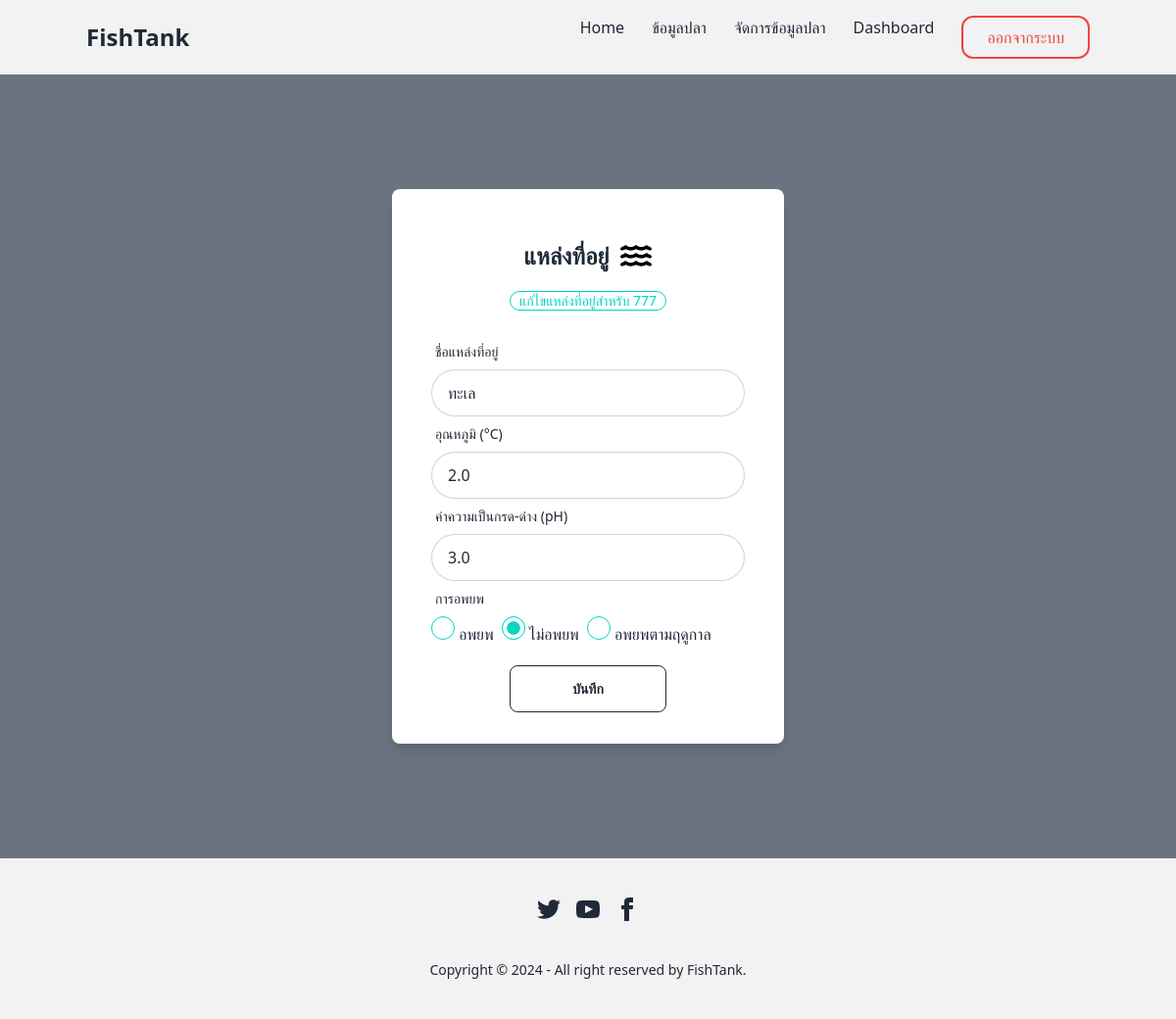
Before: /fishkeeper/edithabitat/12/ (signed in) with the older database file.
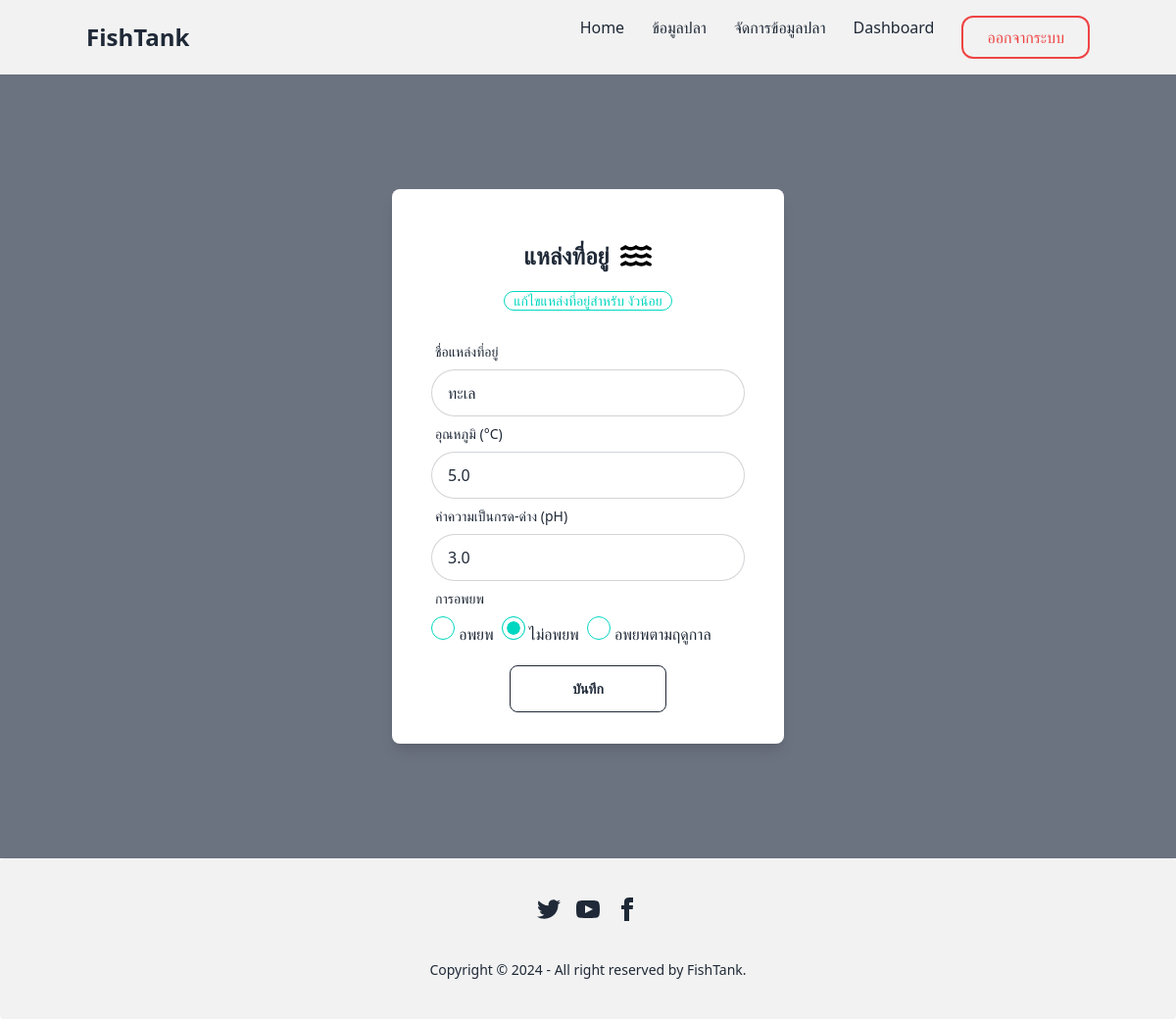
After: the same page with the newer database file.
### myapp/models.py (models this page shows, shortened)
class Fish(models.Model):
    GENDER_CHOICES = [
        ('M', 'เพศผู้'),
        ('F', 'เพศเมีย'),
        ('U', 'ไม่ทราบเพศ'),
    ]
    fish_name = models.CharField(max_length=255,verbose_name='ชื่อปลา')
    species = models.CharField(max_length=255,verbose_name='สายพันธ์ุ')
    gender = models.CharField(max_length=1, choices=GENDER_CHOICES, default='U', verbose_name='เพศ')
    birth_date = models.DateField(verbose_name='วันเกิด')
    description = models.TextField(verbose_name='รายละเอียด')
    size = models.FloatField(verbose_name='ขนาด')
    image = models.ImageField(upload_to='fishimage',verbose_name='รูปปลา')

class Habitat(models.Model):
    MIGRATION_CHOICES = [
        ('Y', 'อพยพ'),
        ('N', 'ไม่อพยพ'),
        ('S', 'อพยพตามฤดูกาล'),
    ]
    fish = models.ForeignKey(Fish, on_delete=models.CASCADE, verbose_name='ปลา')
    habitat_name = models.CharField(max_length=255, verbose_name='ชื่อแหล่งที่อยู่')
    temperature = models.FloatField(verbose_name='อุณหภูมิ')
    ph_level = models.FloatField(verbose_name='ค่าความเป็นกรด-ด่าง (pH)')
    migration = models.CharField(max_length=1, choices=MIGRATION_CHOICES, default='N', verbose_name='การอพยพ')

### myapp/views.py (the view)
# urls.py: path('fishkeeper/edithabitat/<int:habitat_id>/', edit_habitat, name='edit_habitat'),
@user_passes_test(staff_required)
def edit_habitat(request, habitat_id):
    habitat = get_object_or_404(Habitat, id=habitat_id)
    fish = habitat.fish  # เชื่อมโยงกับปลา
    if request.method == 'POST':
        habitat_form = HabitatForm(request.POST, instance=habitat)
        if habitat_form.is_valid():
            habitat_form.save()
            return redirect('fish_detail', fish_id=habitat.fish.id)
    else:
        habitat_form = HabitatForm(instance=habitat)
    context = {
        'habitat_form': habitat_form,
        'habitat': habitat,
        'fish': fish,
    }
    return render(request, 'staff/fishkeeper/edit_habitat.html', context)

### myapp/forms.py
class HabitatForm(forms.ModelForm):
    class Meta:
        model = Habitat
        fields = ['habitat_name','temperature','ph_level','migration']

### myapp/views.py (called while the page is built)
def staff_required(user):
    return user.is_staff

### myapp/templates/staff/fishkeeper/edit_habitat.html (shortened to what this page needs)
{% extends 'staff/mains/base.html' %}
{% block main %}
<div class="flex flex-col justify-center min-h-screen bg-gray-500">
    <div class="mx-auto  w-1/3 my-8">
        <div class="bg-white p-8 shadow-lg rounded-lg">
            <div class="flex justify-center mt-5 mb-5 space-x-3">
                <p class="text-2xl font-bold">แหล่งที่อยู่</p>
            </div>
            <div class="flex justify-center mb-3  ">
                <p class="badge badge-accent badge-outline">แก้ไขแหล่งที่อยู่สำหรับ {{fish.fish_name}}</p>
            </div>
            <form  method="post" enctype="multipart/form-data"  class="flex justify-center space-y-3 " >
                <label class="form-control w-full max-w-xs">
                    <div class="label">
                        <span class="label-text ">ชื่อแหล่งที่อยู่</span>
                    </div>
                    <input class="input input-bordered input-neutral w-full max-w-xs rounded-full" type="text" id="habitat_name"  name="habitat_name"  value={{habitat.habitat_name}} placeholder="กรอกชื่อแหล่งที่อยู่"  required/>
                    <div class="label">
                        <span class="label-text">อุณหภูมิ (°C)</span>
                    </div>
                    <input class="input input-bordered input-neutral w-full max-w-xs rounded-full"
                           type="number"
                           id="temperature"
                           name="temperature"
                           placeholder="กรอกอุณหภูมิ"
                           min="0"
                           step="any"
                           value={{habitat.temperature}}
                           required/>
                    <div class="label">
                        <span class="label-text">ค่าความเป็นกรด-ด่าง (pH)</span>
                    </div>
                    <input class="input input-bordered input-neutral w-full max-w-xs rounded-full"
                           type="number"
                           id="ph_level"
                           name="ph_level"
                           placeholder="กรอกค่า pH"
                           min="0"
                           max="14"
                           step="0.1"
                           value={{habitat.ph_level}}
                           required/>
                        <div class="label">
                            <span class="label-text">การอพยพ</span>
                        </div>
                        <div class="flex space-x-2">
                            <label>
                                <input class="radio radio-accent" type="radio" id="migration_y" name="migration" value="Y"
                                {% if  habitat.migration == 'Y' %} checked {% endif %} required/>
                                อพยพ
                            </label>
                            <label>
                                <input class="radio radio-accent" type="radio" id="migration_n" name="migration" value="N"
                                {% if  habitat.migration == 'N' %} checked {% endif %} required/>
                                ไม่อพยพ
                            </label>
                            <label>
                                <input class="radio radio-accent" type="radio" id="migration_s" name="migration" value="S"
                                {% if  habitat.migration == 'S' %} checked {% endif %} required/>
                                อพยพตามฤดูกาล
                            </label>
                        </div>
                    <div class="flex justify-center mt-5  ">
                        <button type="submit"  class="btn btn-outline btn-neutral w-1/2" >บันทึก</button>
                    </div>
                </label>
            </form>
        </div>
    </div>
</div>
{% endblock %}

Changed rows visible on the page:
changed Fish: fish_name "777" → "งัวน้อย"
changed Habitat "ทะเล": temperature "2.0" → "5.0"
